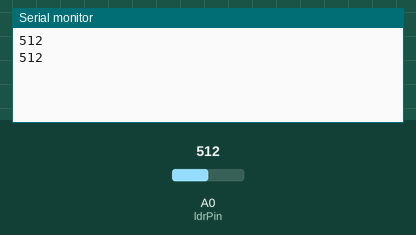
Simulated run of this sketch. Board: Arduino Uno, built with avr-gcc and run on an emulated ATmega328P. Shown: the last lines printed to the serial monitor. Inputs (shaded band) come from the test bench; at power-on: A0 (ldrPin) = 512.

Above: at 1.8 s.
1.9 s: A0 (ldrPin) set to 716
At 2.6 s:
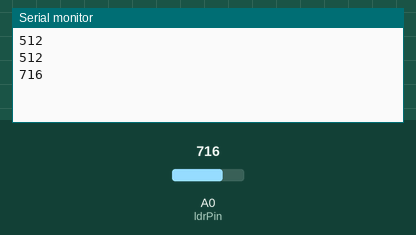
3.4 s: A0 (ldrPin) set to 900
At 4.8 s:
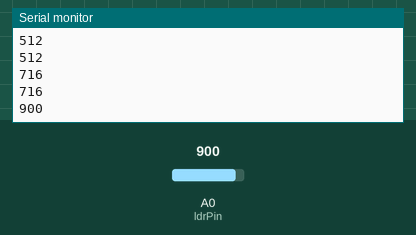
Timing chart, 0 to 6.4 s (numbered marks = the images above; inputs shaded):
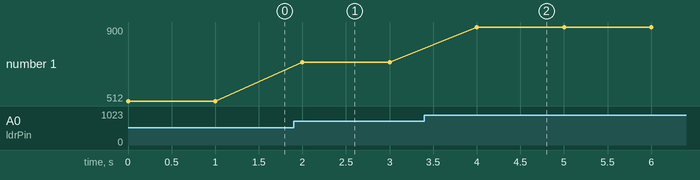

The sketch:

passData.ino
```cpp
#define ldrPin A0
int count =1;
int DL = 1000;
void setup() {
  // put your setup code here, to run once:
Serial.begin(9600);
pinMode(ldrPin, INPUT);
}

void loop() {
  // put your main code here, to run repeatedly:
  int ldrStatus=analogRead(ldrPin);
Serial.println(ldrStatus);
delay(DL);
}
```

Measured:
- after the input at 1.9 s, the serial monitor: prints a new line after 0.10 s (image 1)
- after the input at 3.4 s, the serial monitor: prints a new line after 0.60 s (image 2)
- plotted number 1: 512 → 716 after the input at 1.9 s, 716 → 900 after the input at 3.4 s
